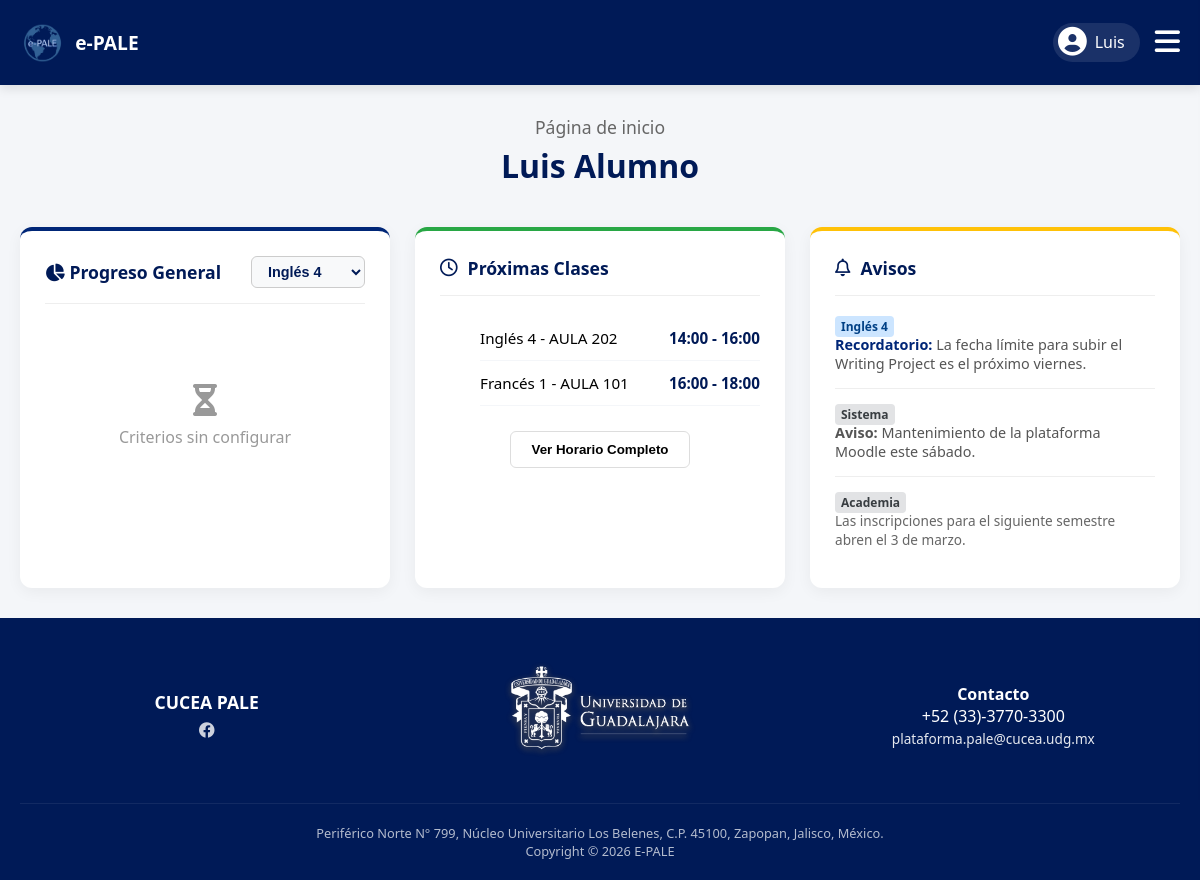
/estudiante/dashboard.php (signed in), run on an earlier commit of the app's database.
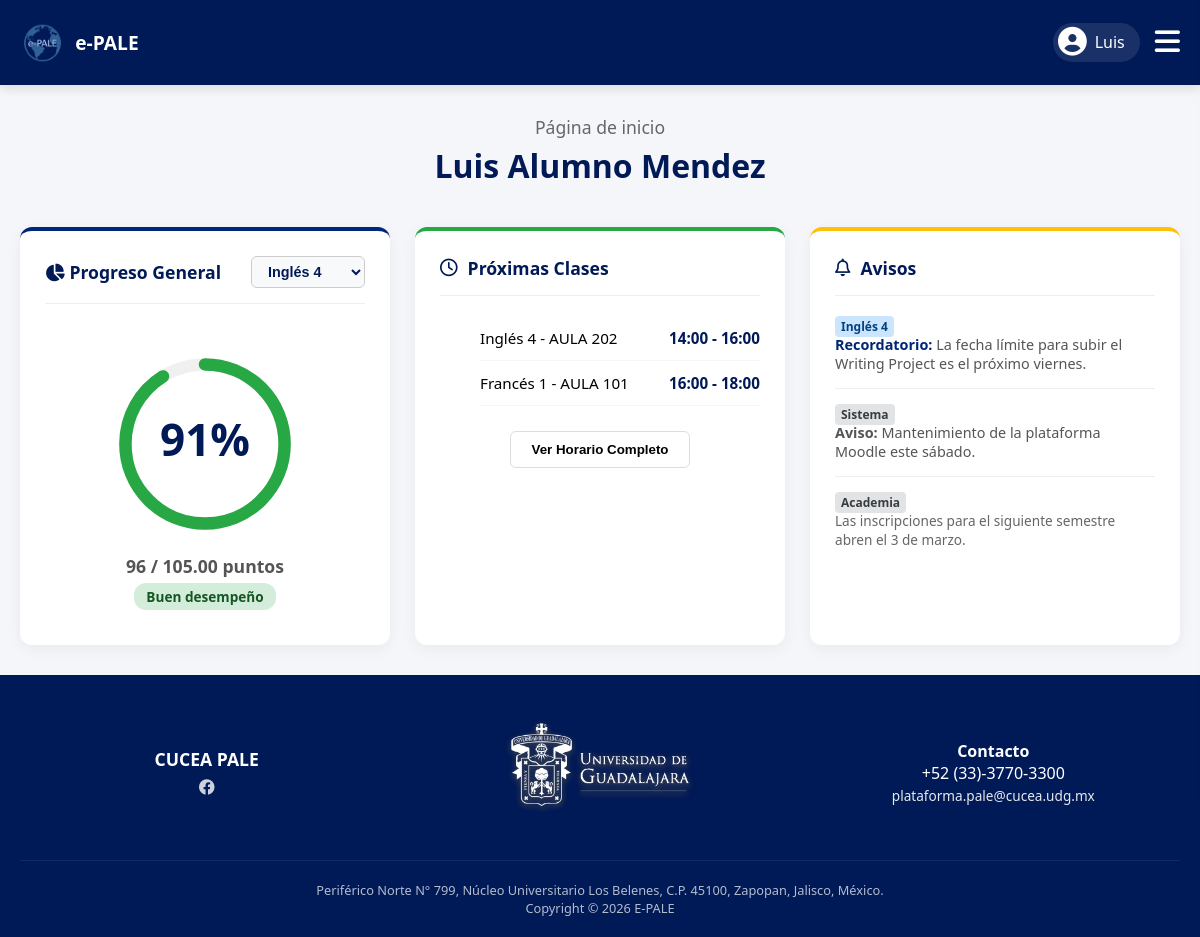
And on a later commit of the database.
### tables this page shows
CREATE TABLE IF NOT EXISTS `alumnos` (
  `alumno_id` int NOT NULL AUTO_INCREMENT,
  `usuario_id` int NOT NULL,
  `carrera` varchar(50) DEFAULT NULL,
  PRIMARY KEY (`alumno_id`),
  KEY `usuario_id` (`usuario_id`)
);

CREATE TABLE IF NOT EXISTS `usuarios` (
  `usuario_id` int NOT NULL AUTO_INCREMENT,
  `codigo` varchar(20) DEFAULT NULL,
  `nombre` varchar(50) NOT NULL,
  `apellido_paterno` varchar(50) NOT NULL,
  `apellido_materno` varchar(50) DEFAULT NULL,
  `correo` varchar(100) NOT NULL,
  `password` varchar(255) DEFAULT NULL,
  `telefono` varchar(20) DEFAULT NULL,
  `rol` enum('ADMIN','PROFESOR','ALUMNO') NOT NULL,
  `estatus` enum('ACTIVO','INACTIVO') DEFAULT 'ACTIVO',
  `foto_perfil` varchar(255) DEFAULT NULL,
  `google_id` varchar(255) DEFAULT NULL,
  `fecha_creacion` timestamp NULL DEFAULT CURRENT_TIMESTAMP,
  PRIMARY KEY (`usuario_id`),
  UNIQUE KEY `correo` (`correo`),
  UNIQUE KEY `codigo` (`codigo`)
);

CREATE TABLE IF NOT EXISTS `inscripciones` (
  `inscripcion_id` int NOT NULL AUTO_INCREMENT,
  `alumno_id` int NOT NULL,
  `nrc` int NOT NULL,
  `estatus` enum('INSCRITO','SOLICITUD_BAJA','BAJA','SOLICITUD_ALTA') DEFAULT 'INSCRITO',
  `calificacion_final` decimal(5,2) DEFAULT '0.00',
  PRIMARY KEY (`inscripcion_id`),
  KEY `alumno_id` (`alumno_id`),
  KEY `nrc` (`nrc`)
);

### estudiante/dashboard.php (the view, shortened to what the changed rows need)
<?php
require '../db.php';
$stmt_al = $pdo->prepare("SELECT a.alumno_id, u.nombre, u.apellido_paterno, u.apellido_materno
                          FROM alumnos a
                          JOIN usuarios u ON a.usuario_id = u.usuario_id
                          WHERE a.usuario_id = ?");
$stmt_al->execute([$_SESSION['user_id']]);
$alumno = $stmt_al->fetch(PDO::FETCH_ASSOC);
$alumno_id = $alumno['alumno_id'];
$nombre_completo = trim($alumno['nombre'] . ' ' . $alumno['apellido_paterno'] . ' ' . $alumno['apellido_materno']);
$sql_materias = "SELECT i.inscripcion_id, m.materia_id, m.nombre, m.nivel, g.nrc
                 FROM inscripciones i
                 JOIN grupos g ON i.nrc = g.nrc
                 JOIN materias m ON g.materia_id = m.materia_id
                 WHERE i.alumno_id = ? AND i.estatus = 'INSCRITO'";
$stmt_mat = $pdo->prepare($sql_materias);
$stmt_mat->execute([$alumno_id]);
$materias_inscritas = $stmt_mat->fetchAll(PDO::FETCH_ASSOC);
?>
<!DOCTYPE html>
<html lang="es">
<head>
    <link rel="stylesheet" href="../css/estudiante.css?v=<?php echo time(); ?>">
    <link rel="stylesheet" href="https://cdnjs.cloudflare.com/ajax/libs/font-awesome/6.4.0/css/all.min.css">
</head>
<body>
    <main class="main-content">
        <div class="welcome-banner">
            <h2>Página de inicio</h2>
            <h1><?php echo htmlspecialchars($nombre_completo); ?></h1>
        </div>
        <div class="dashboard-grid">
            <div class="card">
                <?php
                foreach($materias_inscritas as $index => $mat):
                    $insc_id = $mat['inscripcion_id'];
                    $materia_id = $mat['materia_id'];
                    $display = ($index === 0) ? 'block' : 'none';
                    $stmt_max = $pdo->prepare("SELECT SUM(puntos_maximos) FROM criterios_evaluacion WHERE materia_id = ?");
                    $stmt_max->execute([$materia_id]);
                    $max_puntos = $stmt_max->fetchColumn();
                    if (!$max_puntos) $max_puntos = 0;
                    $stmt_cal = $pdo->prepare("SELECT puntaje FROM calificaciones WHERE inscripcion_id = ?");
                    $stmt_cal->execute([$insc_id]);
                    $suma_puntos = 0;
                    while($row = $stmt_cal->fetch(PDO::FETCH_ASSOC)){
                        if($row['puntaje'] !== null) {
                            $suma_puntos += floatval($row['puntaje']);
                        }
                    }
                    if ($max_puntos > 0) {
                        $porcentaje = ($suma_puntos / $max_puntos) * 100;
                        if ($porcentaje > 100) $porcentaje = 100;
                    } else {
                        $porcentaje = 0;
                    }
                    if ($porcentaje < 60) {
                        $color = '#dc3545'; $mensaje = 'En riesgo'; $bg_msg = '#f8d7da'; $col_msg = '#721c24';
                    } elseif ($porcentaje < 80) {
                        $color = '#ffc107'; $mensaje = 'Regular'; $bg_msg = '#fff3cd'; $col_msg = '#856404';
                    } elseif ($porcentaje < 95) {
                        $color = '#28a745'; $mensaje = 'Buen desempeño'; $bg_msg = '#d4edda'; $col_msg = '#155724';
                    } else {
                        $color = 'var(--udg-blue)'; $mensaje = '¡Excelente!'; $bg_msg = '#cce5ff'; $col_msg = '#004085';
                    }
                ?>
                <div id="eval-<?php echo $insc_id; ?>" class="eval-container" style="display: <?php echo $display; ?>;">
                    <div class="chart-wrapper">
                        <?php if($max_puntos == 0): ?>
                            <div style="padding:30px 0; color:#999; text-align:center;">
                                <i class="fas fa-hourglass-half" style="font-size:2rem; margin-bottom:10px;"></i><br>
                                Criterios sin configurar
                            </div>
                        <?php else: ?>
                            <svg viewBox="0 0 36 36" class="circular-chart">
                                <path class="circle-bg" d="M18 2.0845 a 15.9155 15.9155 0 0 1 0 31.831 a 15.9155 15.9155 0 0 1 0 -31.831" />
                                <path class="circle"
                                      stroke-dasharray="<?php echo round($porcentaje); ?>, 100"
                                      style="stroke: <?php echo $color; ?>;"
                                      d="M18 2.0845 a 15.9155 15.9155 0 0 1 0 31.831 a 15.9155 15.9155 0 0 1 0 -31.831" />
                                <text x="18" y="20.35" class="percentage"><?php echo round($porcentaje); ?>%</text>
                            </svg>
                            <div class="chart-subtitle">
                                <?php echo format_score($suma_puntos); ?> / <?php echo $max_puntos; ?> puntos
                            </div>
                            <div class="chart-status" style="background-color: <?php echo $bg_msg; ?>; color: <?php echo $col_msg; ?>;">
                                <?php echo $mensaje; ?>
                            </div>
                        <?php endif; ?>
                    </div>
                </div>
                <?php endforeach; ?>
            </div>
        </div>
    </main>
</body>
</html>
<?php
function format_score($num) {
    return floatval($num) == intval($num) ? intval($num) : floatval($num);
}
?>

What changed in the data, as far as the page shows it:
changed through a linked row, alumnos: usuario.apellido_materno "Luis Alumno" → "Luis Alumno Mendez"
shown differently, row unchanged: inscripciones: porcentaje (not shown) → "91"; suma_puntos (not shown) → "96"; max_puntos (not shown) → "105.00"; mensaje (not shown) → "Buen desempeño"; text "Criterios sin configurar" → "% / puntos"
